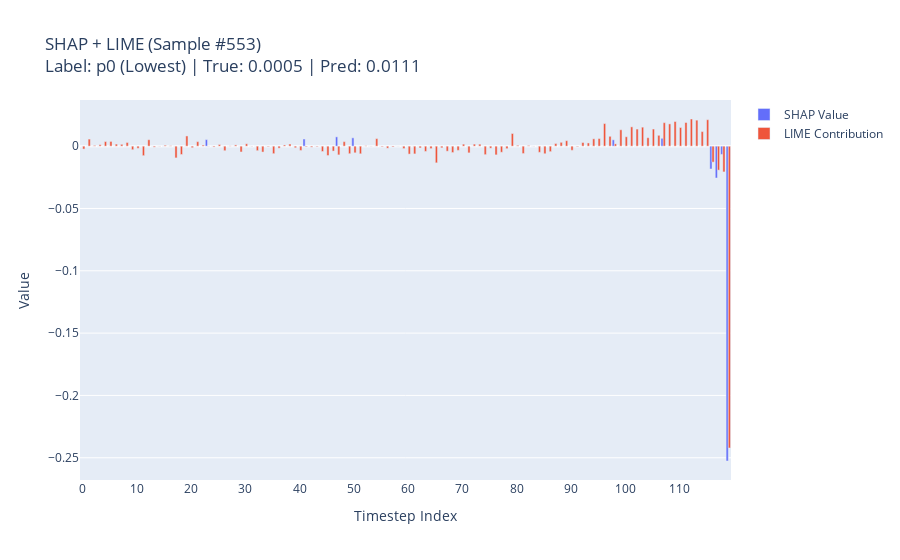
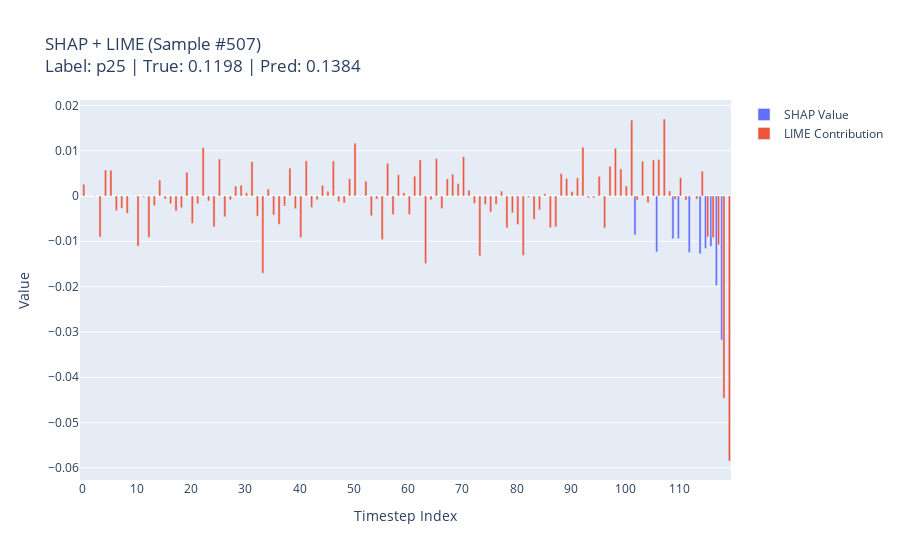
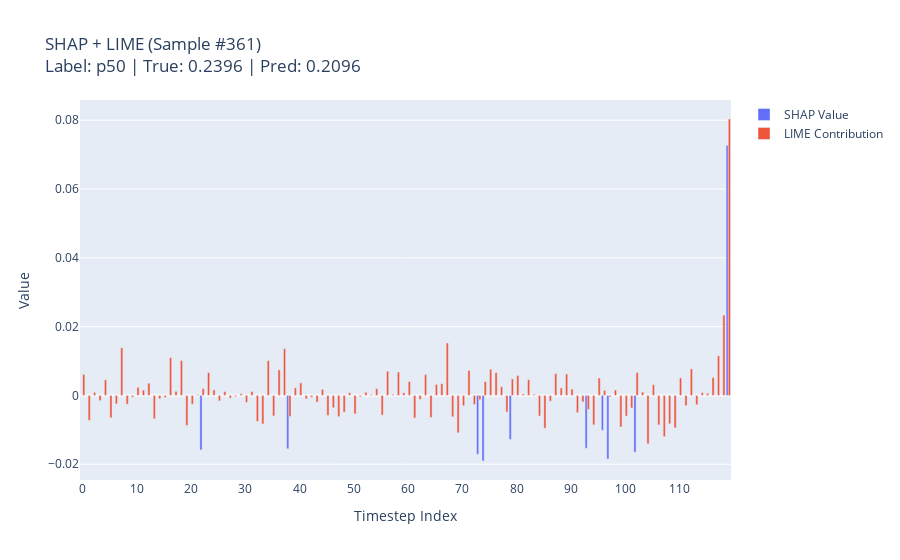
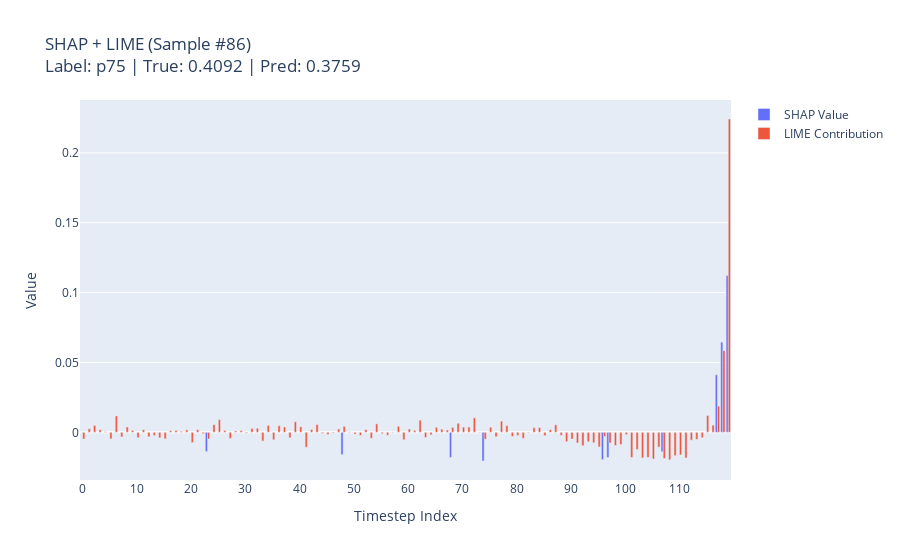

Notebook source saved alongside these figures, in order:
### Markdown cell above
#### Comparing Ante-Hoc Explainability Methods for Regression

### Code cell
# ===============================================
# Looking at how SHAP and LIME values compare for samples for different values of the target variable
# ===============================================
# The purpose of this section is to show how the predictions change for samples with different target values.
# We will pick samples at different percentiles of the target variable, then compare SHAP and LIME explanations.


y_pred_lstm = lstm_model.predict(X_test_2d.reshape(-1, 120, 1)).flatten()


# =======================================
# 2) Pick Interesting Samples (Percentiles)
# =======================================
sorted_indices = np.argsort(y_test_reg)  # or np.argsort(y_test_flat), your choicea
n_samples = len(y_test_reg)

p0_index   = sorted_indices[0]
p25_index  = sorted_indices[int(0.25 * n_samples)]
p50_index  = sorted_indices[int(0.50 * n_samples)]
p75_index  = sorted_indices[int(0.75 * n_samples)]
p100_index = sorted_indices[-1]

percentile_indices = {
    "p0 (Lowest)": p0_index,
    "p25": p25_index,
    "p50": p50_index,
    "p75": p75_index,
    "p100 (Highest)": p100_index
}

print("Percentile sample indices based on true values:")
for label, idx in percentile_indices.items():
    print(f"{label}: index {idx}, "
          f"prediction {y_test_reg[idx]:.4f}, "
          f"true {y_pred_lstm[idx]:.4f}")

# =======================================
# 3) Combined SHAP + LIME Plot Function
# =======================================
def explain_and_plot_shap_lime(sample_2d, sample_index, label, y_true, y_pred):
    """
    Compute SHAP + LIME values for a single sample, then make
    one grouped bar chart (SHAP vs. LIME) across timesteps.
    """

    # ~~~~~ SHAP Explanation ~~~~~
    sample_2d_reshaped = sample_2d.reshape(1, -1)
    shap_values_single = explainer_shap.shap_values(sample_2d_reshaped)
    shap_values_single = shap_values_single[0].flatten()  # shape (120,)

    df_shap = pd.DataFrame({
        "timestep_index": np.arange(len(shap_values_single)),
        "shap_value": shap_values_single
    })

    # ~~~~~ LIME Explanation ~~~~~
    lime_explanation = explainer_lime.explain_instance(
        sample_2d,
        predict_wrapper_lstm,     # Use the same wrapper
        num_features=120
    )
    lime_explanation_list = lime_explanation.as_list()  # [(feature_name, contribution), ...]
    df_lime = pd.DataFrame(lime_explanation_list, columns=["feature", "contribution"])

    # If features are named like "timestep_0", extract the numeric index:
    df_lime["timestep_index"] = df_lime["feature"].str.extract("timestep_(\d+)").astype(int)
    df_lime = df_lime.sort_values("timestep_index")

    # ~~~~~ Merge Both into One DataFrame ~~~~~
    df_combined = pd.merge(
        df_shap, 
        df_lime[["timestep_index", "contribution"]], 
        on="timestep_index",
        how="inner"
    ).rename(columns={"shap_value": "shap_value", "contribution": "lime_contribution"})
    # Now we have: [timestep_index, shap_value, lime_contribution]

    # ~~~~~ Plotly Grouped Bar Chart ~~~~~
    fig = go.Figure()
    fig.add_trace(go.Bar(
        x=df_combined["timestep_index"],
        y=df_combined["shap_value"],
        name="SHAP Value"
    ))
    fig.add_trace(go.Bar(
        x=df_combined["timestep_index"],
        y=df_combined["lime_contribution"],
        name="LIME Contribution"
    ))
    fig.update_layout(
        barmode='group',
        title=f"SHAP + LIME (Sample #{sample_index})<br>"
              f"Label: {label} | True: {y_true:.4f} | Pred: {y_pred:.4f}",
        xaxis_title="Timestep Index",
        yaxis_title="Value",
        xaxis=dict(tickmode="linear", dtick=10)
    )
    fig.show()

# =======================================
# 4) Generate Combined Plots
# =======================================
for label, idx in percentile_indices.items():
    sample_2d = X_test_2d[idx]  # shape: (120,)
    true_val  = y_test_reg[idx]
    pred_val  = y_pred_lstm[idx]
    
    explain_and_plot_shap_lime(
        sample_2d=sample_2d,
        sample_index=idx,
        label=label,
        y_true=true_val,
        y_pred=pred_val
    )

### Figure 1 — Plotly figure (JSON) as saved in the notebook; plotly's stock layout.template omitted (floating-point values rounded to 4 significant figures)
{"data": [{"name": "SHAP Value", "type": "bar", "x": [0, 1, 2, 3, 4, 5, 6, 7, 8, 9, 10, 11, 12, 13, 14, 15, 16, 17, 18, 19, 20, 21, 22, 23, 24, 25, 26, 27, 28, 29, 30, 31, 32, 33, 34, 35, 36, 37, 38, 39, 40, 41, 42, 43, 44, 45, 46, 47, 48, 49, 50, 51, 52, 53, 54, 55, 56, 57, 58, 59, 60, 61, 62, 63, 64, 65, 66, 67, 68, 69, 70, 71, 72, 73, 74, 75, 76, 77, 78, 79, 80, 81, 82, 83, 84, 85, 86, 87, 88, 89, 90, 91, 92, 93, 94, 95, 96, 97, 98, 99, 100, 101, 102, 103, 104, 105, 106, 107, 108, 109, 110, 111, 112, 113, 114, 115, 116, 117, 118, 119], "y": [0, 0, 0, 0, 0, 0, 0, 0, 0, 0, 0, 0, 0, 0, 0, 0, 0, 0, 0, 0, 0, 0, 0, 0.005242, 0, 0, 0, 0, 0, 0, 0, 0, 0, 0, 0, 0, 0, 0, 0, 0, 0, 0.005757, 0, 0, 0, 0, 0, 0.007453, 0, 0, 0.006686, 0, 0, 0, 0, 0, 0, 0, 0, 0, 0, 0, 0, 0, 0, 0, 0, 0, 0, 0, 0, 0, 0, 0, 0, 0, 0, 0, 0, 0, 0, 0, 0, 0, 0, 0, 0, 0, 0, 0, 0, 0, 0, 0, 0, 0, 0, 0, 0.005089, 0, 0, 0, 0, 0, 0, 0, 0, 0.006305, 0, 0, 0, 0, 0, 0, 0, 0, -0.01834, -0.02554, -0.00665, -0.2526]}, {"name": "LIME Contribution", "type": "bar", "x": [0, 1, 2, 3, 4, 5, 6, 7, 8, 9, 10, 11, 12, 13, 14, 15, 16, 17, 18, 19, 20, 21, 22, 23, 24, 25, 26, 27, 28, 29, 30, 31, 32, 33, 34, 35, 36, 37, 38, 39, 40, 41, 42, 43, 44, 45, 46, 47, 48, 49, 50, 51, 52, 53, 54, 55, 56, 57, 58, 59, 60, 61, 62, 63, 64, 65, 66, 67, 68, 69, 70, 71, 72, 73, 74, 75, 76, 77, 78, 79, 80, 81, 82, 83, 84, 85, 86, 87, 88, 89, 90, 91, 92, 93, 94, 95, 96, 97, 98, 99, 100, 101, 102, 103, 104, 105, 106, 107, 108, 109, 110, 111, 112, 113, 114, 115, 116, 117, 118, 119], "y": [-0.002319, 0.005665, 0.0006036, 0.00116, 0.003665, 0.003802, 0.001645, 0.001473, 0.002943, -0.00285, -0.001702, -0.007614, 0.005151, -0.0007838, 0.0001429, 0.0007546, 0.000321, -0.009433, -0.006693, 0.008196, -0.001234, 0.0036, 0.0008804, 0.0001103, -0.0007023, 0.001301, -0.003634, 0.0002191, 0.001007, -0.004657, 0.001895, -0.0001751, -0.003602, -0.004726, -0.0004516, -0.006006, -0.00161, 0.0009642, 0.001723, -0.001276, -0.003445, -0.0005291, -0.0008051, -0.0004854, -0.004282, -0.007509, -0.003936, -0.006997, 0.00361, -0.006047, -0.005343, -0.006124, 0.0003199, -9.957e-05, 0.00605, -0.0005266, -0.001618, -0.0006561, -5.343e-05, -0.001933, -0.006362, -0.006208, -0.001405, -0.004211, -0.001966, -0.01338, -0.001327, -0.004034, -0.005114, -0.003378, 0.001594, -0.005386, 0.001632, 0.001599, -0.006799, -0.001634, -0.006994, -0.004879, -0.002006, 0.01015, 0.0006719, -0.005917, 0.0005562, -0.000104, -0.004934, -0.006085, -0.004398, 0.002117, 0.003077, 0.004385, -0.003301, -0.000441, 0.002932, 0.002575, 0.005892, 0.006103, 0.01811, 0.007892, 0.00184, 0.01313, 0.007525, 0.01548, 0.01371, 0.01523, 0.006777, 0.01372, 0.008701, 0.01884, 0.01786, 0.01979, 0.01496, 0.01899, 0.02179, 0.02086, 0.0117, 0.02123, -0.01282, -0.01923, -0.02068, -0.2422]}], "layout": {"barmode": "group", "title": {"text": "SHAP + LIME (Sample #553)<br>Label: p0 (Lowest) | True: 0.0005 | Pred: 0.0111"}, "xaxis": {"dtick": 10, "tickmode": "linear", "title": {"text": "Timestep Index"}}, "yaxis": {"title": {"text": "Value"}}}}

### Figure 2 — Plotly figure (JSON) as saved in the notebook; plotly's stock layout.template omitted (floating-point values rounded to 4 significant figures)
{"data": [{"name": "SHAP Value", "type": "bar", "x": [0, 1, 2, 3, 4, 5, 6, 7, 8, 9, 10, 11, 12, 13, 14, 15, 16, 17, 18, 19, 20, 21, 22, 23, 24, 25, 26, 27, 28, 29, 30, 31, 32, 33, 34, 35, 36, 37, 38, 39, 40, 41, 42, 43, 44, 45, 46, 47, 48, 49, 50, 51, 52, 53, 54, 55, 56, 57, 58, 59, 60, 61, 62, 63, 64, 65, 66, 67, 68, 69, 70, 71, 72, 73, 74, 75, 76, 77, 78, 79, 80, 81, 82, 83, 84, 85, 86, 87, 88, 89, 90, 91, 92, 93, 94, 95, 96, 97, 98, 99, 100, 101, 102, 103, 104, 105, 106, 107, 108, 109, 110, 111, 112, 113, 114, 115, 116, 117, 118, 119], "y": [0, 0, 0, 0, 0, 0, 0, 0, 0, 0, 0, 0, 0, 0, 0, 0, 0, 0, 0, 0, 0, 0, 0, 0, 0, 0, 0, 0, 0, 0, 0, 0, 0, 0, 0, 0, 0, 0, 0, 0, 0, 0, 0, 0, 0, 0, 0, 0, 0, 0, 0, 0, 0, 0, 0, 0, 0, 0, 0, 0, 0, 0, 0, 0, 0, 0, 0, 0, 0, 0, 0, 0, 0, 0, 0, 0, 0, 0, 0, 0, 0, 0, 0, 0, 0, 0, 0, 0, 0, 0, 0, 0, 0, 0, 0, 0, 0, 0, 0, 0, 0, 0, -0.008595, 0, 0, 0, -0.01237, 0, 0, -0.009458, -0.009429, 0, -0.01247, 0, -0.01277, -0.01158, -0.01112, -0.01976, -0.03179, 0]}, {"name": "LIME Contribution", "type": "bar", "x": [0, 1, 2, 3, 4, 5, 6, 7, 8, 9, 10, 11, 12, 13, 14, 15, 16, 17, 18, 19, 20, 21, 22, 23, 24, 25, 26, 27, 28, 29, 30, 31, 32, 33, 34, 35, 36, 37, 38, 39, 40, 41, 42, 43, 44, 45, 46, 47, 48, 49, 50, 51, 52, 53, 54, 55, 56, 57, 58, 59, 60, 61, 62, 63, 64, 65, 66, 67, 68, 69, 70, 71, 72, 73, 74, 75, 76, 77, 78, 79, 80, 81, 82, 83, 84, 85, 86, 87, 88, 89, 90, 91, 92, 93, 94, 95, 96, 97, 98, 99, 100, 101, 102, 103, 104, 105, 106, 107, 108, 109, 110, 111, 112, 113, 114, 115, 116, 117, 118, 119], "y": [0.002581, 2.108e-05, 0.0001352, -0.009091, 0.005747, 0.005681, -0.003235, -0.002688, -0.003833, 7.023e-05, -0.01107, -0.0002352, -0.009142, -0.002145, 0.003529, -0.0006775, -0.001699, -0.003311, -0.002565, 0.005226, -0.00603, -0.001693, 0.01067, -0.00111, -0.006802, 0.008155, -0.004605, -0.0008437, 0.0022, 0.002382, 0.000726, 0.007581, -0.004437, -0.01704, 0.001553, -0.004209, -0.006267, -0.002197, 0.006138, -0.002811, -0.009183, 0.007751, -0.002521, -0.0008234, 0.002322, 0.001029, 0.007738, -0.001222, -0.001551, 0.003799, 0.01166, 0.0001238, 0.003255, -0.004363, -0.0006932, -0.009629, 0.007211, -0.004116, 0.004661, 0.0006954, -0.004068, 0.004373, 0.007944, -0.01491, -0.0008464, 0.008214, -0.002769, 0.003775, 0.004805, 0.002755, 0.00867, 0.001262, -0.001644, -0.01321, -0.001874, -0.003552, -0.001838, 0.001086, -0.007042, -0.003722, -0.00629, -0.01311, -0.0002879, -0.00514, -0.003049, 0.0004805, -0.007007, -0.00682, 0.004919, 0.003865, 0.0009876, 0.004014, 0.01077, -0.000392, -0.0004057, 0.004352, -0.00706, 0.006547, 0.01054, 0.005971, 0.00222, 0.01677, -0.0009092, 0.007651, -0.001515, 0.007953, 0.008015, 0.01698, 0.001104, -0.0007862, 0.004032, -0.0009081, 8.351e-05, -0.000707, 0.005472, -0.009065, -0.009214, -0.01078, -0.04462, -0.05848]}], "layout": {"barmode": "group", "title": {"text": "SHAP + LIME (Sample #507)<br>Label: p25 | True: 0.1198 | Pred: 0.1384"}, "xaxis": {"dtick": 10, "tickmode": "linear", "title": {"text": "Timestep Index"}}, "yaxis": {"title": {"text": "Value"}}}}

### Figure 3 — Plotly figure (JSON) as saved in the notebook; plotly's stock layout.template omitted (floating-point values rounded to 4 significant figures)
{"data": [{"name": "SHAP Value", "type": "bar", "x": [0, 1, 2, 3, 4, 5, 6, 7, 8, 9, 10, 11, 12, 13, 14, 15, 16, 17, 18, 19, 20, 21, 22, 23, 24, 25, 26, 27, 28, 29, 30, 31, 32, 33, 34, 35, 36, 37, 38, 39, 40, 41, 42, 43, 44, 45, 46, 47, 48, 49, 50, 51, 52, 53, 54, 55, 56, 57, 58, 59, 60, 61, 62, 63, 64, 65, 66, 67, 68, 69, 70, 71, 72, 73, 74, 75, 76, 77, 78, 79, 80, 81, 82, 83, 84, 85, 86, 87, 88, 89, 90, 91, 92, 93, 94, 95, 96, 97, 98, 99, 100, 101, 102, 103, 104, 105, 106, 107, 108, 109, 110, 111, 112, 113, 114, 115, 116, 117, 118, 119], "y": [0, 0, 0, 0, 0, 0, 0, 0, 0, 0, 0, 0, 0, 0, 0, 0, 0, 0, 0, 0, 0, 0, -0.01587, 0, 0, 0, 0, 0, 0, 0, 0, 0, 0, 0, 0, 0, 0, 0, -0.01551, 0, 0, 0, 0, 0, 0, 0, 0, 0, 0, 0, 0, 0, 0, 0, 0, 0, 0, 0, 0, 0, 0, 0, 0, 0, 0, 0, 0, 0, 0, 0, 0, 0, 0, -0.01712, -0.01907, 0, 0, 0, 0, -0.01278, 0, 0, 0, 0, 0, 0, 0, 0, 0, 0, 0, 0, 0, -0.01535, 0, 0, -0.01013, -0.01847, 0, 0, 0, 0, -0.01651, 0, 0, 0, 0, 0, 0, 0, 0, 0, 0, 0, 0, 0, 0, 0, 0, 0.07269]}, {"name": "LIME Contribution", "type": "bar", "x": [0, 1, 2, 3, 4, 5, 6, 7, 8, 9, 10, 11, 12, 13, 14, 15, 16, 17, 18, 19, 20, 21, 22, 23, 24, 25, 26, 27, 28, 29, 30, 31, 32, 33, 34, 35, 36, 37, 38, 39, 40, 41, 42, 43, 44, 45, 46, 47, 48, 49, 50, 51, 52, 53, 54, 55, 56, 57, 58, 59, 60, 61, 62, 63, 64, 65, 66, 67, 68, 69, 70, 71, 72, 73, 74, 75, 76, 77, 78, 79, 80, 81, 82, 83, 84, 85, 86, 87, 88, 89, 90, 91, 92, 93, 94, 95, 96, 97, 98, 99, 100, 101, 102, 103, 104, 105, 106, 107, 108, 109, 110, 111, 112, 113, 114, 115, 116, 117, 118, 119], "y": [0.006117, -0.007245, 0.0008779, -0.00151, 0.004543, -0.00651, -0.002455, 0.01384, -0.002556, -0.0004873, 0.002366, 0.001539, 0.003546, -0.006774, -0.0009604, -0.0005853, 0.01098, 0.001176, 0.01012, -0.00875, -0.002565, 0.0002347, 0.001971, 0.006642, 0.001591, -0.001595, 0.00112, -0.0007956, -0.0003411, 0.0005026, -0.001993, 0.001146, -0.007554, -0.008308, 0.01009, -0.005942, 0.007422, 0.01359, -0.006145, 0.002182, 0.003644, -0.0009966, -0.0005173, -0.001956, 0.001766, -0.005842, -0.003565, -0.006164, -0.004868, 0.0007786, -0.005387, -0.0003647, 0.0009208, 0.0002589, 0.001987, -0.005722, 0.007016, 0.0003052, 0.006801, 0.0007652, 0.004015, -0.00656, -0.00115, 0.006055, -0.006416, 0.003195, 0.003399, 0.01522, -0.006208, -0.01088, -0.003007, 0.007239, -0.002626, -0.001253, 0.004004, 0.007599, 0.00661, 0.002511, -0.004837, 0.004786, 0.005804, 0.0004371, 0.004581, 0.0003285, -0.006003, -0.009539, -0.001687, 0.006321, 0.002169, 0.006224, 0.001859, -0.005006, -0.001905, -0.004051, -0.008556, 0.00506, 0.001461, -0.0004436, 0.001588, -0.009187, -0.006019, -0.003645, 0.006631, 0.0009702, -0.0141, 0.003098, -0.00857, -0.01199, -0.008251, -0.009451, 0.005088, -0.002967, 0.007723, -0.002703, 0.0007895, 0.0006318, 0.00517, 0.01152, 0.02336, 0.08035]}], "layout": {"barmode": "group", "title": {"text": "SHAP + LIME (Sample #361)<br>Label: p50 | True: 0.2396 | Pred: 0.2096"}, "xaxis": {"dtick": 10, "tickmode": "linear", "title": {"text": "Timestep Index"}}, "yaxis": {"title": {"text": "Value"}}}}

### Figure 4 — Plotly figure (JSON) as saved in the notebook; plotly's stock layout.template omitted (floating-point values rounded to 4 significant figures)
{"data": [{"name": "SHAP Value", "type": "bar", "x": [0, 1, 2, 3, 4, 5, 6, 7, 8, 9, 10, 11, 12, 13, 14, 15, 16, 17, 18, 19, 20, 21, 22, 23, 24, 25, 26, 27, 28, 29, 30, 31, 32, 33, 34, 35, 36, 37, 38, 39, 40, 41, 42, 43, 44, 45, 46, 47, 48, 49, 50, 51, 52, 53, 54, 55, 56, 57, 58, 59, 60, 61, 62, 63, 64, 65, 66, 67, 68, 69, 70, 71, 72, 73, 74, 75, 76, 77, 78, 79, 80, 81, 82, 83, 84, 85, 86, 87, 88, 89, 90, 91, 92, 93, 94, 95, 96, 97, 98, 99, 100, 101, 102, 103, 104, 105, 106, 107, 108, 109, 110, 111, 112, 113, 114, 115, 116, 117, 118, 119], "y": [0, 0, 0, 0, 0, 0, 0, 0, 0, 0, 0, 0, 0, 0, 0, 0, 0, 0, 0, 0, 0, 0, 0, -0.01376, 0, 0, 0, 0, 0, 0, 0, 0, 0, 0, 0, 0, 0, 0, 0, 0, 0, 0, 0, 0, 0, 0, 0, 0, -0.01594, 0, 0, 0, 0, 0, 0, 0, 0, 0, 0, 0, 0, 0, 0, 0, 0, 0, 0, 0, -0.01803, 0, 0, 0, 0, 0, -0.02054, 0, 0, 0, 0, 0, 0, 0, 0, 0, 0, 0, 0, 0, 0, 0, 0, 0, 0, 0, 0, 0, -0.01956, -0.01806, 0, 0, 0, 0, 0, 0, 0, 0, 0, -0.01393, 0, 0, 0, 0, 0, 0, 0, 0, 0, 0.04121, 0.06459, 0.1122]}, {"name": "LIME Contribution", "type": "bar", "x": [0, 1, 2, 3, 4, 5, 6, 7, 8, 9, 10, 11, 12, 13, 14, 15, 16, 17, 18, 19, 20, 21, 22, 23, 24, 25, 26, 27, 28, 29, 30, 31, 32, 33, 34, 35, 36, 37, 38, 39, 40, 41, 42, 43, 44, 45, 46, 47, 48, 49, 50, 51, 52, 53, 54, 55, 56, 57, 58, 59, 60, 61, 62, 63, 64, 65, 66, 67, 68, 69, 70, 71, 72, 73, 74, 75, 76, 77, 78, 79, 80, 81, 82, 83, 84, 85, 86, 87, 88, 89, 90, 91, 92, 93, 94, 95, 96, 97, 98, 99, 100, 101, 102, 103, 104, 105, 106, 107, 108, 109, 110, 111, 112, 113, 114, 115, 116, 117, 118, 119], "y": [-0.004775, 0.002543, 0.004894, 0.001848, 0.0003586, -0.004689, 0.01169, -0.00327, 0.00381, 0.001309, -0.00386, 0.00189, -0.003261, -0.002224, -0.003959, -0.004692, 0.00116, 0.001306, 0.0006585, 0.00173, -0.007368, 0.001838, -0.000971, -0.004752, 0.00543, 0.009054, 0.001296, -0.004429, 0.0009553, 0.001255, -0.0005645, 0.002746, 0.002911, -0.006276, 0.004952, -0.005327, 0.004713, 0.003795, -0.003881, 0.007574, 0.003967, -0.01064, 0.002017, 0.005551, -0.0007274, -0.001526, -0.0005639, 0.00239, 0.004241, 0.0003025, -0.001268, -0.00219, 0.00193, -0.004281, 0.00604, -0.0009627, -0.002091, -0.0003042, 0.004314, -0.005256, 0.002351, 0.001311, 0.008703, -0.003657, -0.001808, 0.003589, 0.002249, 0.001638, 0.003479, 0.006493, 0.003683, 0.003742, 0.01033, 0.000207, -0.004913, 0.003609, -0.003191, 0.007943, 0.004735, -0.002897, -0.002195, -0.004311, -0.0003522, 0.003325, 0.003428, -0.002397, 0.001923, 0.005347, -0.002159, -0.006685, -0.004777, -0.007619, -0.009608, -0.006758, -0.0075, -0.01046, -0.002963, -0.007629, -0.009412, -0.008714, -0.001672, -0.01803, -0.01238, -0.01836, -0.01794, -0.01909, -0.0106, -0.01873, -0.01972, -0.01671, -0.01617, -0.01838, -0.005646, -0.005068, -0.003908, 0.01199, 0.005175, 0.01875, 0.05856, 0.2243]}], "layout": {"barmode": "group", "title": {"text": "SHAP + LIME (Sample #86)<br>Label: p75 | True: 0.4092 | Pred: 0.3759"}, "xaxis": {"dtick": 10, "tickmode": "linear", "title": {"text": "Timestep Index"}}, "yaxis": {"title": {"text": "Value"}}}}
